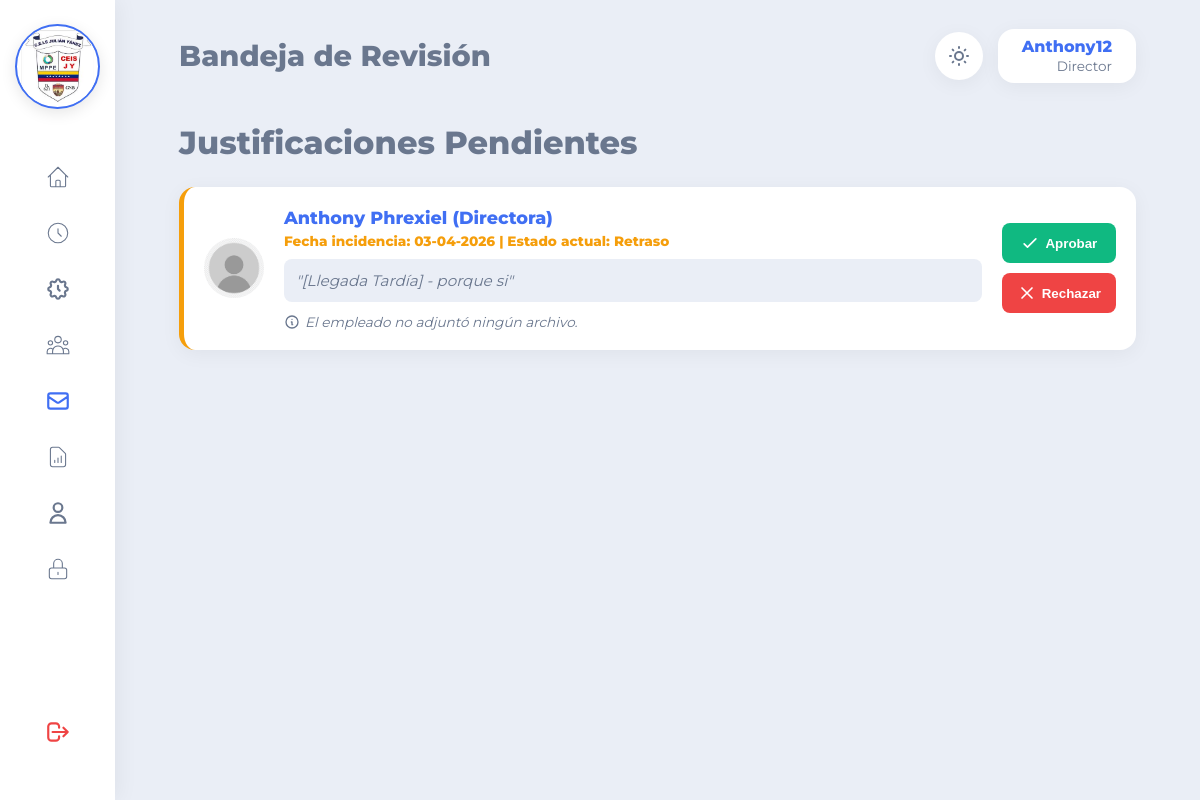
Page /vistas/justificaciones.php (signed in) on the earlier database version.
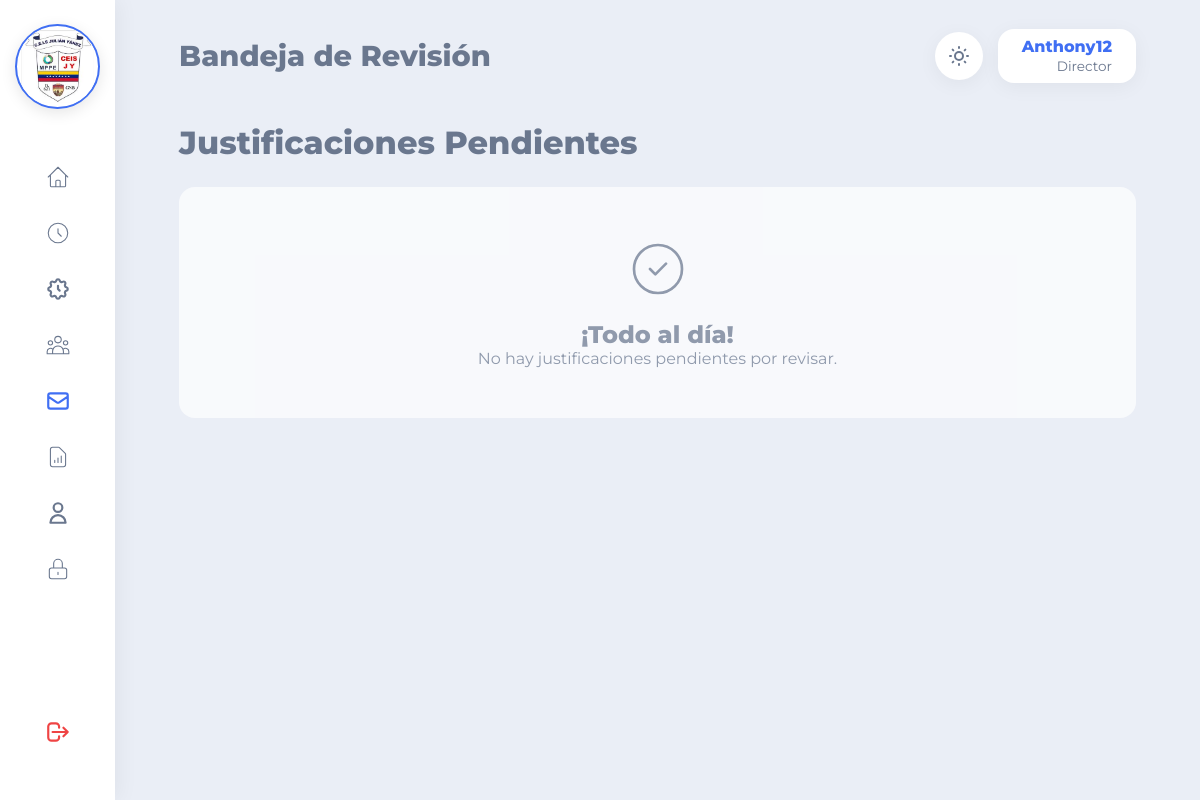
Same page on the later database version.
### tables this page shows
CREATE TABLE `asistencias` (
  `id_asistencia` int(11) NOT NULL AUTO_INCREMENT,
  `id_personal` int(11) NOT NULL,
  `fecha` date NOT NULL,
  `hora_esperada` time NOT NULL,
  `hora_entrada` time DEFAULT NULL,
  `hora_salida` time DEFAULT NULL,
  `estado` varchar(50) DEFAULT 'Ausente',
  `motivo_justificacion` text DEFAULT NULL,
  `archivo_evidencia` varchar(255) DEFAULT NULL,
  `estado_justificacion` enum('Pendiente','Aprobada','Rechazada') DEFAULT NULL,
  `observacion` text DEFAULT NULL,
  PRIMARY KEY (`id_asistencia`),
  UNIQUE KEY `asistencia_unica_dia` (`id_personal`,`fecha`),
  KEY `fk_asistencia_personal` (`id_personal`),
  CONSTRAINT `fk_asistencia_personal` FOREIGN KEY (`id_personal`) REFERENCES `personal` (`id_personal`) ON DELETE CASCADE ON UPDATE CASCADE
);

CREATE TABLE `personal` (
  `id_personal` int(11) NOT NULL AUTO_INCREMENT,
  `cedula` varchar(15) NOT NULL,
  `nombres` varchar(100) NOT NULL,
  `apellidos` varchar(100) NOT NULL,
  `foto_perfil` varchar(255) NOT NULL DEFAULT 'default.png',
  `telefono` varchar(20) NOT NULL,
  `id_cargo` int(11) NOT NULL,
  `id_usuario` int(11) NOT NULL,
  `hora_entrada_personalizada` time DEFAULT NULL,
  `hora_salida_personalizada` time DEFAULT NULL,
  `fecha_ingreso` date DEFAULT curdate(),
  PRIMARY KEY (`id_personal`),
  UNIQUE KEY `cedula_unica` (`cedula`),
  KEY `fk_personal_cargo` (`id_cargo`),
  KEY `fk_personal_usuario` (`id_usuario`),
  CONSTRAINT `fk_personal_cargo` FOREIGN KEY (`id_cargo`) REFERENCES `cargos` (`id_cargo`) ON UPDATE CASCADE,
  CONSTRAINT `fk_personal_usuario` FOREIGN KEY (`id_usuario`) REFERENCES `usuarios` (`id_usuario`) ON DELETE CASCADE ON UPDATE CASCADE
);

CREATE TABLE `cargos` (
  `id_cargo` int(11) NOT NULL AUTO_INCREMENT,
  `nombre_cargo` varchar(100) NOT NULL,
  PRIMARY KEY (`id_cargo`)
);

### vistas/justificaciones.php (the view, shortened to what the changed rows need)
<?php
require_once '../configuracion/conexion.php';
try {
    $sql = "SELECT a.id_asistencia, a.fecha, a.estado, a.motivo_justificacion, a.archivo_evidencia,
                   p.nombres, p.apellidos, p.foto_perfil, c.nombre_cargo
            FROM asistencias a
            INNER JOIN personal p ON a.id_personal = p.id_personal
            INNER JOIN cargos c ON p.id_cargo = c.id_cargo
            WHERE a.estado_justificacion = 'Pendiente'
            ORDER BY a.fecha DESC";
    $stmt = $conexion->query($sql);
    $pendientes = $stmt->fetchAll(PDO::FETCH_ASSOC);
} catch (PDOException $e) {
    $pendientes = [];
}
?>
<!DOCTYPE html>
<html lang="es" data-theme="light">
<head>
    <link rel="stylesheet" href="../recursos/css/principal.css?v=<?php echo time(); ?>">
</head>
<body>
    <div class="contenedor-principal">
        <main class="contenido">
            <h1 style="margin-block-end: 25px;">Justificaciones Pendientes</h1>
            <div class="grid-justificaciones">
                <?php foreach ($pendientes as $req):
                    $estado_base = trim(str_replace(['(Pendiente)', ' (Pendiente)'], '', $req['estado']));
                    $tipo_incidencia = 'Inasistencia';
                    if (strpos($req['motivo_justificacion'], '[Llegada Tardía]') !== false) {
                        $tipo_incidencia = 'Llegada Tardía';
                    } elseif (strpos($req['motivo_justificacion'], '[Salida Temprana]') !== false) {
                        $tipo_incidencia = 'Salida Temprana';
                    }
                ?>
                    <div class="tarjeta-justificacion">
                        <img src="../recursos/img/perfiles/<?php echo htmlspecialchars($req['foto_perfil']); ?>" alt="Avatar" class="tj-avatar">
                        <div class="tj-info">
                            <h4><?php echo htmlspecialchars($req['nombres'] . ' ' . $req['apellidos']); ?> <span>(<?php echo $req['nombre_cargo']; ?>)</span></h4>
                            <p style="margin: 5px 0; font-size: 0.85rem; color: #f59e0b; font-weight: bold;">
                                Fecha incidencia: <?php echo date('d-m-Y', strtotime($req['fecha'])); ?> | Estado actual: <?php echo $estado_base; ?>
                            </p>
                            <div class="tj-motivo">"<?php echo htmlspecialchars($req['motivo_justificacion']); ?>"</div>
                            <?php if (!empty($req['archivo_evidencia'])): ?>
                                <a href="../recursos/evidencias/<?php echo htmlspecialchars($req['archivo_evidencia']); ?>" target="_blank" class="btn-evidencia">
                                    <svg xmlns="http://www.w3.org/2000/svg" fill="none" viewBox="0 0 24 24" stroke="currentColor">
                                        <path stroke-linecap="round" stroke-linejoin="round" stroke-width="2" d="M15.172 7l-6.586 6.586a2 2 0 102.828 2.828l6.414-6.586a4 4 0 00-5.656-5.656l-6.415 6.585a6 6 0 108.486 8.486L20.5 13" />
                                    </svg>
                                    Ver Evidencia Adjunta
                                </a>
                            <?php else: ?>
                                <div class="texto-sin-evidencia">
                                    <svg xmlns="http://www.w3.org/2000/svg" width="16" height="16" fill="none" viewBox="0 0 24 24" stroke="currentColor"><path stroke-linecap="round" stroke-linejoin="round" stroke-width="2" d="M13 16h-1v-4h-1m1-4h.01M21 12a9 9 0 11-18 0 9 9 0 0118 0z" /></svg>
                                    El empleado no adjuntó ningún archivo.
                                </div>
                            <?php endif; ?>
                        </div>
                        <div class="tj-acciones">
                            <button onclick="procesar(<?php echo $req['id_asistencia']; ?>, 'aprobar', '<?php echo $tipo_incidencia; ?>', '<?php echo $estado_base; ?>')" class="btn-aprobar">
                                <svg xmlns="http://www.w3.org/2000/svg" width="20" height="20" fill="none" viewBox="0 0 24 24" stroke="currentColor" stroke-width="2"><path stroke-linecap="round" stroke-linejoin="round" d="M5 13l4 4L19 7" /></svg> Aprobar
                            </button>
                            <button onclick="procesar(<?php echo $req['id_asistencia']; ?>, 'rechazar', '<?php echo $tipo_incidencia; ?>', '<?php echo $estado_base; ?>')" class="btn-rechazar">
                                <svg xmlns="http://www.w3.org/2000/svg" width="20" height="20" fill="none" viewBox="0 0 24 24" stroke="currentColor" stroke-width="2"><path stroke-linecap="round" stroke-linejoin="round" d="M6 18L18 6M6 6l12 12" /></svg> Rechazar
                            </button>
                        </div>
                    </div>
                <?php endforeach; ?>
                <?php if(empty($pendientes)): ?>
                    <div style="text-align: center; padding: 50px; background: var(--navbar-bg); border-radius: 16px; opacity: 0.7;">
                        <svg xmlns="http://www.w3.org/2000/svg" width="64" height="64" fill="none" viewBox="0 0 24 24" stroke="currentColor" style="margin-block-end: 15px;"><path stroke-linecap="round" stroke-linejoin="round" stroke-width="1" d="M9 12l2 2 4-4m6 2a9 9 0 11-18 0 9 9 0 0118 0z" /></svg>
                        <h2>¡Todo al día!</h2>
                        <p>No hay justificaciones pendientes por revisar.</p>
                    </div>
                <?php endif; ?>
            </div>
        </main>
    </div>
</body>
</html>

Differences in the rows shown:
no longer on this page (row edited): asistencias: id_personal.foto_perfil (placeholder picture), id_personal.apellidos "Anthony Phrexiel", cargos.nombre_cargo "Directora", fecha "03-04-2026", estado "Retraso", motivo_justificacion "[Llegada Tardía] - porque si", shows "El empleado no adjuntó ningún archivo."
Other differences:
text now shown: "¡Todo al día! No hay justificaciones pendientes por revisar."
